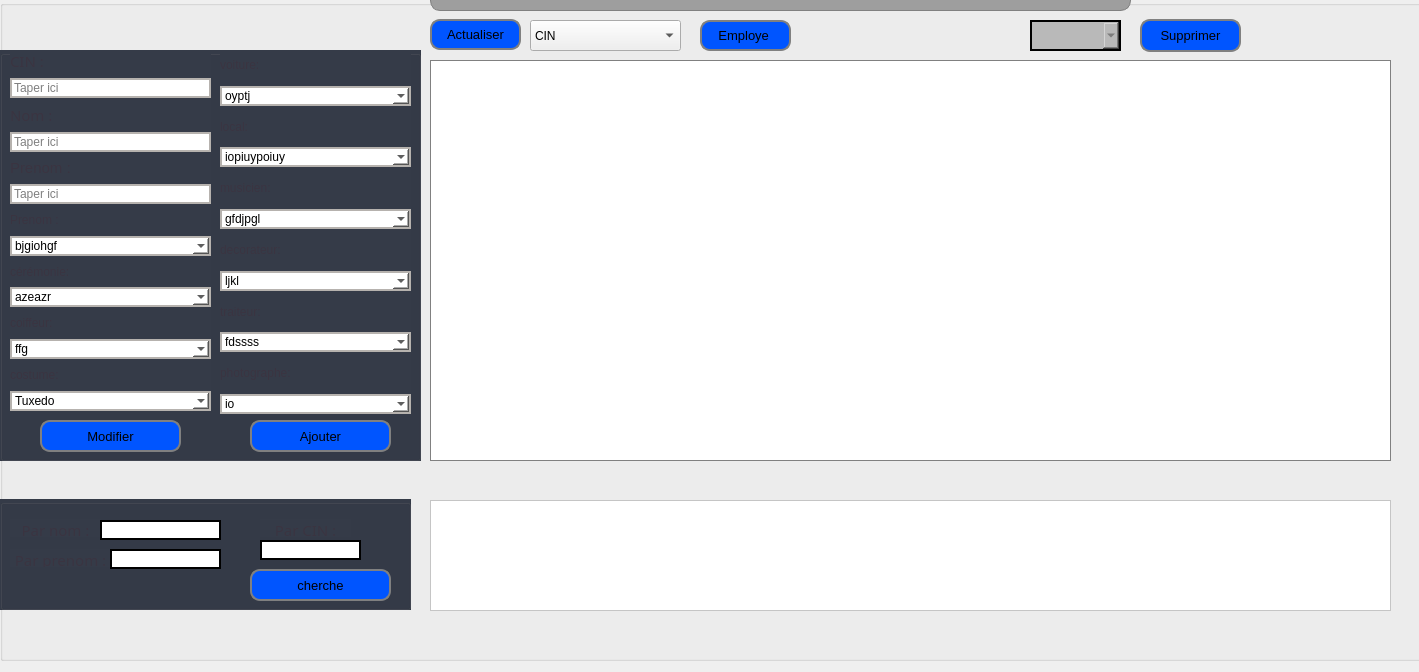
<?xml version="1.0" encoding="UTF-8"?>
<ui version="4.0">
 <class>cll</class>
 <widget class="QDialog" name="cll">
  <property name="geometry">
   <rect>
    <x>0</x>
    <y>0</y>
    <width>1419</width>
    <height>672</height>
   </rect>
  </property>
  <property name="windowTitle">
   <string>Dialog</string>
  </property>
  <widget class="QGroupBox" name="groupBox_2">
   <property name="geometry">
    <rect>
     <x>0</x>
     <y>0</y>
     <width>1431</width>
     <height>661</height>
    </rect>
   </property>
   <property name="styleSheet">
    <string notr="true">background-image: url(:/new/prefix1/image/103854343_259019528641376_3453490155072435271_n.jpg);
</string>
   </property>
   <property name="title">
    <string/>
   </property>
   <widget class="QLabel" name="label_10">
    <property name="geometry">
     <rect>
      <x>50</x>
      <y>530</y>
      <width>361</width>
      <height>21</height>
     </rect>
    </property>
    <property name="font">
     <font>
      <family>Bahnschrift</family>
      <pointsize>26</pointsize>
     </font>
    </property>
    <property name="text">
     <string>&lt;html&gt;&lt;head/&gt;&lt;body&gt;&lt;p align=&quot;center&quot;&gt;&lt;span style=&quot; font-size:15pt; color:#00007f;&quot;&gt;Chercher un client :&lt;/span&gt;&lt;/p&gt;&lt;/body&gt;&lt;/html&gt;</string>
    </property>
   </widget>
   <widget class="QPushButton" name="pushButton_2">
    <property name="geometry">
     <rect>
      <x>1170</x>
      <y>550</y>
      <width>60</width>
      <height>60</height>
     </rect>
    </property>
    <property name="styleSheet">
     <string notr="true">

border-radius: 20px;
padding : 0 8px;
 background-color: rgb(189, 189, 189);
font: 75 10pt &quot;MS Shell Dlg 2&quot;;</string>
    </property>
    <property name="text">
     <string/>
    </property>
    <property name="icon">
     <iconset>
      <normaloff>:/images/RSC/msg.png</normaloff>:/images/RSC/msg.png</iconset>
    </property>
    <property name="iconSize">
     <size>
      <width>60</width>
      <height>60</height>
     </size>
    </property>
   </widget>
   <widget class="QComboBox" name="tri">
    <property name="geometry">
     <rect>
      <x>530</x>
      <y>20</y>
      <width>151</width>
      <height>31</height>
     </rect>
    </property>
    <item>
     <property name="text">
      <string>CIN</string>
     </property>
    </item>
    <item>
     <property name="text">
      <string>NOM</string>
     </property>
    </item>
    <item>
     <property name="text">
      <string>PRENOM</string>
     </property>
    </item>
   </widget>
   <widget class="QTableView" name="tab">
    <property name="geometry">
     <rect>
      <x>430</x>
      <y>60</y>
      <width>961</width>
      <height>401</height>
     </rect>
    </property>
    <property name="font">
     <font>
      <family>Arial Black</family>
      <pointsize>8</pointsize>
      <weight>75</weight>
      <bold>true</bold>
     </font>
    </property>
    <property name="cursor" stdset="0">
     <cursorShape>CrossCursor</cursorShape>
    </property>
    <property name="autoFillBackground">
     <bool>true</bool>
    </property>
    <property name="styleSheet">
     <string notr="true">border:1px solid gray;
background-color: rgb(255, 255, 255);

</string>
    </property>
    <property name="frameShape">
     <enum>QFrame::StyledPanel</enum>
    </property>
    <property name="frameShadow">
     <enum>QFrame::Sunken</enum>
    </property>
    <property name="lineWidth">
     <number>8</number>
    </property>
    <property name="alternatingRowColors">
     <bool>true</bool>
    </property>
    <property name="showGrid">
     <bool>true</bool>
    </property>
    <property name="gridStyle">
     <enum>Qt::SolidLine</enum>
    </property>
    <attribute name="horizontalHeaderCascadingSectionResizes">
     <bool>false</bool>
    </attribute>
    <attribute name="horizontalHeaderDefaultSectionSize">
     <number>100</number>
    </attribute>
   </widget>
   <widget class="QPushButton" name="pb_supprimer">
    <property name="geometry">
     <rect>
      <x>1140</x>
      <y>19</y>
      <width>101</width>
      <height>33</height>
     </rect>
    </property>
    <property name="maximumSize">
     <size>
      <width>16777215</width>
      <height>16777215</height>
     </size>
    </property>
    <property name="font">
     <font>
      <family>MS Shell Dlg 2</family>
      <pointsize>10</pointsize>
      <weight>9</weight>
      <italic>false</italic>
      <bold>false</bold>
     </font>
    </property>
    <property name="styleSheet">
     <string notr="true">QPushButton {

border:2px solid gray;
border-radius: 10px;
padding : 0 8px;
background-color: rgb(0, 85, 255);
font: 75 10pt &quot;MS Shell Dlg 2&quot;;


}
QPushButton:hover {background-color: rgb(0, 0, 127);color: rgb(255, 255, 255);  }</string>
    </property>
    <property name="text">
     <string>Supprimer</string>
    </property>
    <property name="icon">
     <iconset>
      <normaloff>:/images/RSC/unnamed.png</normaloff>:/images/RSC/unnamed.png</iconset>
    </property>
   </widget>
   <widget class="QTableView" name="Stab">
    <property name="geometry">
     <rect>
      <x>430</x>
      <y>500</y>
      <width>961</width>
      <height>111</height>
     </rect>
    </property>
    <property name="styleSheet">
     <string notr="true">background-color: rgb(255, 255, 255);</string>
    </property>
   </widget>
   <widget class="QPushButton" name="pb_actualiser_2">
    <property name="geometry">
     <rect>
      <x>430</x>
      <y>19</y>
      <width>91</width>
      <height>31</height>
     </rect>
    </property>
    <property name="minimumSize">
     <size>
      <width>0</width>
      <height>31</height>
     </size>
    </property>
    <property name="font">
     <font>
      <family>MS Shell Dlg 2</family>
      <pointsize>10</pointsize>
      <weight>9</weight>
      <italic>false</italic>
      <bold>false</bold>
     </font>
    </property>
    <property name="toolTip">
     <string>&lt;html&gt;&lt;head/&gt;&lt;body&gt;&lt;p&gt;&lt;br/&gt;&lt;/p&gt;&lt;/body&gt;&lt;/html&gt;</string>
    </property>
    <property name="styleSheet">
     <string notr="true">QPushButton {

border:2px solid gray;
border-radius: 10px;
padding : 0 8px;
background-color: rgb(0, 85, 255);
font: 75 10pt &quot;MS Shell Dlg 2&quot;;


}
QPushButton:hover {background-color: rgb(0, 0, 127);color: rgb(255, 255, 255);  }</string>
    </property>
    <property name="text">
     <string>Actualiser</string>
    </property>
    <property name="icon">
     <iconset>
      <normaloff>:/RSC/RSC/unnamed (1).png</normaloff>:/RSC/RSC/unnamed (1).png</iconset>
    </property>
    <property name="iconSize">
     <size>
      <width>18</width>
      <height>18</height>
     </size>
    </property>
   </widget>
   <widget class="QGroupBox" name="groupBox_6">
    <property name="geometry">
     <rect>
      <x>0</x>
      <y>499</y>
      <width>411</width>
      <height>111</height>
     </rect>
    </property>
    <property name="styleSheet">
     <string notr="true">background-color: #353b48;</string>
    </property>
    <property name="title">
     <string/>
    </property>
    <widget class="QLabel" name="label_12">
     <property name="geometry">
      <rect>
       <x>260</x>
       <y>20</y>
       <width>91</width>
       <height>18</height>
      </rect>
     </property>
     <property name="font">
      <font>
       <family>Arial Rounded MT Bold</family>
       <pointsize>9</pointsize>
       <weight>50</weight>
       <italic>false</italic>
       <bold>false</bold>
      </font>
     </property>
     <property name="styleSheet">
      <string notr="true">color: rgb(255, 255, 255);
font: 9pt &quot;Arial Rounded MT Bold&quot;;</string>
     </property>
     <property name="text">
      <string>&lt;html&gt;&lt;head/&gt;&lt;body&gt;&lt;p align=&quot;center&quot;&gt;&lt;span style=&quot; font-size:11pt; color:#3a3441;&quot;&gt;Par CIN :&lt;/span&gt;&lt;/p&gt;&lt;/body&gt;&lt;/html&gt;</string>
     </property>
    </widget>
    <widget class="QLabel" name="label_13">
     <property name="geometry">
      <rect>
       <x>10</x>
       <y>20</y>
       <width>91</width>
       <height>18</height>
      </rect>
     </property>
     <property name="font">
      <font>
       <family>Arial Rounded MT Bold</family>
       <pointsize>11</pointsize>
       <weight>50</weight>
       <italic>false</italic>
       <bold>false</bold>
      </font>
     </property>
     <property name="styleSheet">
      <string notr="true">color: rgb(58, 52, 65);
font: 11pt &quot;Arial Rounded MT Bold&quot;;</string>
     </property>
     <property name="text">
      <string>&lt;html&gt;&lt;head/&gt;&lt;body&gt;&lt;p align=&quot;center&quot;&gt;&lt;span style=&quot; color:#3a3441;&quot;&gt;Par nom :&lt;/span&gt;&lt;/p&gt;&lt;/body&gt;&lt;/html&gt;</string>
     </property>
    </widget>
    <widget class="QLabel" name="label_7">
     <property name="geometry">
      <rect>
       <x>10</x>
       <y>50</y>
       <width>101</width>
       <height>18</height>
      </rect>
     </property>
     <property name="font">
      <font>
       <family>Arial Rounded MT Bold</family>
       <pointsize>9</pointsize>
       <weight>50</weight>
       <italic>false</italic>
       <bold>false</bold>
      </font>
     </property>
     <property name="styleSheet">
      <string notr="true">color: rgb(255, 255, 255);
font: 9pt &quot;Arial Rounded MT Bold&quot;;</string>
     </property>
     <property name="text">
      <string>&lt;html&gt;&lt;head/&gt;&lt;body&gt;&lt;p align=&quot;center&quot;&gt;&lt;span style=&quot; font-size:11pt; color:#3a3441;&quot;&gt;Par prenom :&lt;/span&gt;&lt;/p&gt;&lt;/body&gt;&lt;/html&gt;</string>
     </property>
    </widget>
    <widget class="QLineEdit" name="Sprenomtxt">
     <property name="geometry">
      <rect>
       <x>110</x>
       <y>50</y>
       <width>111</width>
       <height>20</height>
      </rect>
     </property>
     <property name="styleSheet">
      <string notr="true">


border-width :2px;
border-style :solid;
border-color: rgb(0, 0, 0);
background-color: rgb(255, 255, 255);

</string>
     </property>
    </widget>
    <widget class="QPushButton" name="pb_ok_3">
     <property name="geometry">
      <rect>
       <x>250</x>
       <y>70</y>
       <width>141</width>
       <height>32</height>
      </rect>
     </property>
     <property name="font">
      <font>
       <family>MS Shell Dlg 2</family>
       <pointsize>10</pointsize>
       <weight>9</weight>
       <italic>false</italic>
       <bold>false</bold>
      </font>
     </property>
     <property name="styleSheet">
      <string notr="true">QPushButton {

border:2px solid gray;
border-radius: 10px;
padding : 0 8px;
background-color: rgb(0, 85, 255);
font: 75 10pt &quot;MS Shell Dlg 2&quot;;


}
QPushButton:hover {background-color: rgb(0, 0, 127);color: rgb(255, 255, 255);  }</string>
     </property>
     <property name="text">
      <string>cherche</string>
     </property>
     <property name="icon">
      <iconset>
       <normaloff>:/images/RSC/unnamed (1).png</normaloff>:/images/RSC/unnamed (1).png</iconset>
     </property>
    </widget>
   </widget>
   <widget class="QComboBox" name="supptxt">
    <property name="geometry">
     <rect>
      <x>1030</x>
      <y>20</y>
      <width>91</width>
      <height>31</height>
     </rect>
    </property>
    <property name="styleSheet">
     <string notr="true">
font: 75 10pt &quot;MS Shell Dlg 2&quot;;
font: 75 10pt &quot;MS Shell Dlg 2&quot;;

border-width :2px;
border-style :solid;
border-color: rgb(0, 0, 0);
background-color: rgb(185, 185, 185);
color: rgb(90, 90, 90);
</string>
    </property>
   </widget>
   <widget class="QLineEdit" name="SCIN">
    <property name="geometry">
     <rect>
      <x>260</x>
      <y>540</y>
      <width>101</width>
      <height>20</height>
     </rect>
    </property>
    <property name="styleSheet">
     <string notr="true">


border-width :2px;
border-style :solid;
border-color: rgb(0, 0, 0);
background-color: rgb(255, 255, 255);

</string>
    </property>
   </widget>
   <widget class="QLineEdit" name="Snomtxt">
    <property name="geometry">
     <rect>
      <x>100</x>
      <y>520</y>
      <width>121</width>
      <height>20</height>
     </rect>
    </property>
    <property name="styleSheet">
     <string notr="true">


border-width :2px;
border-style :solid;
border-color: rgb(0, 0, 0);
background-color: rgb(255, 255, 255);

</string>
    </property>
   </widget>
   <widget class="QGroupBox" name="groupBox_3">
    <property name="geometry">
     <rect>
      <x>0</x>
      <y>50</y>
      <width>421</width>
      <height>411</height>
     </rect>
    </property>
    <property name="styleSheet">
     <string notr="true">background-color: #353b48;</string>
    </property>
    <property name="title">
     <string/>
    </property>
    <widget class="QWidget" name="layoutWidget_2">
     <property name="geometry">
      <rect>
       <x>10</x>
       <y>0</y>
       <width>201</width>
       <height>361</height>
      </rect>
     </property>
     <layout class="QGridLayout" name="gridLayout_3">
      <item row="9" column="0">
       <widget class="QLabel" name="label_19">
        <property name="styleSheet">
         <string notr="true">color: rgb(58, 52, 65);
font: 11pt &quot;Arial Rounded MT Bold&quot;;</string>
        </property>
        <property name="text">
         <string>cérémonie:</string>
        </property>
       </widget>
      </item>
      <item row="3" column="0">
       <widget class="QLabel" name="label_3">
        <property name="font">
         <font>
          <family>Arial Rounded MT Bold</family>
          <pointsize>12</pointsize>
          <weight>50</weight>
          <italic>false</italic>
          <bold>false</bold>
         </font>
        </property>
        <property name="styleSheet">
         <string notr="true">color: rgb(255, 255, 255);
font: 12pt &quot;Arial Rounded MT Bold&quot;;</string>
        </property>
        <property name="text">
         <string>&lt;html&gt;&lt;head/&gt;&lt;body&gt;&lt;p&gt;&lt;span style=&quot; font-size:11pt; color:#3a3441;&quot;&gt;Nom :&lt;/span&gt;&lt;/p&gt;&lt;/body&gt;&lt;/html&gt;</string>
        </property>
       </widget>
      </item>
      <item row="4" column="0">
       <widget class="QLineEdit" name="nomtxt">
        <property name="styleSheet">
         <string notr="true">

border-width :2px;
border-style :solid;
border-color: rgb(182, 178, 174);
background-color: rgb(255, 255, 255);


</string>
        </property>
        <property name="text">
         <string/>
        </property>
        <property name="placeholderText">
         <string>Taper ici</string>
        </property>
       </widget>
      </item>
      <item row="1" column="0">
       <widget class="QLabel" name="label_14">
        <property name="font">
         <font>
          <family>Arial Rounded MT Bold</family>
          <pointsize>12</pointsize>
          <weight>50</weight>
          <italic>false</italic>
          <bold>false</bold>
         </font>
        </property>
        <property name="styleSheet">
         <string notr="true">color: rgb(255, 255, 255);
font: 12pt &quot;Arial Rounded MT Bold&quot;;</string>
        </property>
        <property name="text">
         <string>&lt;html&gt;&lt;head/&gt;&lt;body&gt;&lt;p&gt;&lt;span style=&quot; font-size:11pt; color:#3a3441;&quot;&gt;CIN :&lt;/span&gt;&lt;/p&gt;&lt;/body&gt;&lt;/html&gt;</string>
        </property>
       </widget>
      </item>
      <item row="13" column="0">
       <widget class="QLabel" name="label_21">
        <property name="styleSheet">
         <string notr="true">color: rgb(58, 52, 65);
font: 11pt &quot;Arial Rounded MT Bold&quot;;</string>
        </property>
        <property name="text">
         <string>costume:</string>
        </property>
       </widget>
      </item>
      <item row="6" column="0">
       <widget class="QLineEdit" name="prenomtxt">
        <property name="styleSheet">
         <string notr="true">

border-width :2px;
border-style :solid;
border-color: rgb(182, 178, 174);
background-color: rgb(255, 255, 255);

</string>
        </property>
        <property name="placeholderText">
         <string>Taper ici</string>
        </property>
       </widget>
      </item>
      <item row="5" column="0">
       <widget class="QLabel" name="label_16">
        <property name="styleSheet">
         <string notr="true">color: rgb(255, 255, 255);
font: 12pt &quot;Arial Rounded MT Bold&quot;;</string>
        </property>
        <property name="text">
         <string>&lt;html&gt;&lt;head/&gt;&lt;body&gt;&lt;p&gt;&lt;span style=&quot; font-size:11pt; color:#3a3441;&quot;&gt;Prenom :&lt;/span&gt;&lt;/p&gt;&lt;/body&gt;&lt;/html&gt;</string>
        </property>
       </widget>
      </item>
      <item row="11" column="0">
       <widget class="QLabel" name="label_20">
        <property name="styleSheet">
         <string notr="true">color: rgb(58, 52, 65);
font: 11pt &quot;Arial Rounded MT Bold&quot;;</string>
        </property>
        <property name="text">
         <string>coiffeur:</string>
        </property>
       </widget>
      </item>
      <item row="2" column="0">
       <widget class="QLineEdit" name="cintxt">
        <property name="styleSheet">
         <string notr="true">
border-width :2px;
border-style :solid;
border-color: rgb(182, 178, 174);
background-color: rgb(255, 255, 255);


</string>
        </property>
        <property name="placeholderText">
         <string>Taper ici</string>
        </property>
       </widget>
      </item>
      <item row="7" column="0">
       <widget class="QLabel" name="label_18">
        <property name="styleSheet">
         <string notr="true">color: rgb(58, 52, 65);
font: 11pt &quot;Arial Rounded MT Bold&quot;;

</string>
        </property>
        <property name="text">
         <string>Prenom :</string>
        </property>
       </widget>
      </item>
      <item row="12" column="0">
       <widget class="QComboBox" name="coi">
        <property name="styleSheet">
         <string notr="true">
border-width :2px;
border-style :solid;
border-color: rgb(182, 178, 174);
background-color: rgb(255, 255, 255);

</string>
        </property>
        <item>
         <property name="text">
          <string>ffg</string>
         </property>
        </item>
        <item>
         <property name="text">
          <string>gdfhd</string>
         </property>
        </item>
       </widget>
      </item>
      <item row="10" column="0">
       <widget class="QComboBox" name="certxt">
        <property name="styleSheet">
         <string notr="true">


border-width :2px;
border-style :solid;
border-color: rgb(182, 178, 174);
background-color: rgb(255, 255, 255);

</string>
        </property>
        <item>
         <property name="text">
          <string>azeazr</string>
         </property>
        </item>
        <item>
         <property name="text">
          <string>hjkb</string>
         </property>
        </item>
       </widget>
      </item>
      <item row="8" column="0">
       <widget class="QComboBox" name="off">
        <property name="styleSheet">
         <string notr="true">
border-width :2px;
border-style :solid;
border-color: rgb(182, 178, 174);
background-color: rgb(255, 255, 255);
</string>
        </property>
        <item>
         <property name="text">
          <string>bjgiohgf</string>
         </property>
        </item>
        <item>
         <property name="text">
          <string>fds</string>
         </property>
        </item>
       </widget>
      </item>
      <item row="14" column="0">
       <widget class="QComboBox" name="cost">
        <property name="styleSheet">
         <string notr="true">
border-width :2px;
border-style :solid;
border-color: rgb(182, 178, 174);
background-color: rgb(255, 255, 255);

</string>
        </property>
        <item>
         <property name="text">
          <string>Tuxedo</string>
         </property>
        </item>
        <item>
         <property name="text">
          <string>Smoking</string>
         </property>
        </item>
        <item>
         <property name="text">
          <string>Coupure Italien</string>
         </property>
        </item>
       </widget>
      </item>
     </layout>
    </widget>
    <widget class="QWidget" name="gridLayoutWidget_2">
     <property name="geometry">
      <rect>
       <x>220</x>
       <y>0</y>
       <width>191</width>
       <height>364</height>
      </rect>
     </property>
     <layout class="QGridLayout" name="gridLayout_4">
      <item row="3" column="0">
       <widget class="QComboBox" name="loc">
        <property name="styleSheet">
         <string notr="true">
border-width :2px;
border-style :solid;
border-color: rgb(182, 178, 174);
background-color: rgb(255, 255, 255);
</string>
        </property>
        <item>
         <property name="text">
          <string>iopiuypoiuy</string>
         </property>
        </item>
        <item>
         <property name="text">
          <string>cbn,vx</string>
         </property>
        </item>
       </widget>
      </item>
      <item row="4" column="0">
       <widget class="QLabel" name="label_27">
        <property name="styleSheet">
         <string notr="true">color: rgb(58, 52, 65);
font: 11pt &quot;Arial Rounded MT Bold&quot;;</string>
        </property>
        <property name="text">
         <string>musicien:</string>
        </property>
       </widget>
      </item>
      <item row="11" column="0">
       <widget class="QComboBox" name="pho">
        <property name="styleSheet">
         <string notr="true">
border-width :2px;
border-style :solid;
border-color: rgb(182, 178, 174);
background-color: rgb(255, 255, 255);
</string>
        </property>
        <item>
         <property name="text">
          <string>io</string>
         </property>
        </item>
        <item>
         <property name="text">
          <string>jk</string>
         </property>
        </item>
       </widget>
      </item>
      <item row="8" column="0">
       <widget class="QLabel" name="label_25">
        <property name="styleSheet">
         <string notr="true">color: rgb(58, 52, 65);
font: 11pt &quot;Arial Rounded MT Bold&quot;;</string>
        </property>
        <property name="text">
         <string>traiteur:</string>
        </property>
       </widget>
      </item>
      <item row="6" column="0">
       <widget class="QLabel" name="label_26">
        <property name="styleSheet">
         <string notr="true">color: rgb(58, 52, 65);
font: 11pt &quot;Arial Rounded MT Bold&quot;;</string>
        </property>
        <property name="text">
         <string>decorateur:</string>
        </property>
       </widget>
      </item>
      <item row="9" column="0">
       <widget class="QComboBox" name="trait">
        <property name="styleSheet">
         <string notr="true">
border-width :2px;
border-style :solid;
border-color: rgb(182, 178, 174);
background-color: rgb(255, 255, 255);
</string>
        </property>
        <item>
         <property name="text">
          <string>fdssss</string>
         </property>
        </item>
        <item>
         <property name="text">
          <string>gff</string>
         </property>
        </item>
       </widget>
      </item>
      <item row="2" column="0">
       <widget class="QLabel" name="label_28">
        <property name="styleSheet">
         <string notr="true">color: rgb(58, 52, 65);
font: 11pt &quot;Arial Rounded MT Bold&quot;;</string>
        </property>
        <property name="text">
         <string>local:</string>
        </property>
       </widget>
      </item>
      <item row="1" column="0">
       <widget class="QComboBox" name="voit">
        <property name="styleSheet">
         <string notr="true">
border-width :2px;
border-style :solid;
border-color: rgb(182, 178, 174);
background-color: rgb(255, 255, 255);
</string>
        </property>
        <item>
         <property name="text">
          <string>oyptj</string>
         </property>
        </item>
        <item>
         <property name="text">
          <string>wbxn,</string>
         </property>
        </item>
       </widget>
      </item>
      <item row="0" column="0">
       <widget class="QLabel" name="label_29">
        <property name="styleSheet">
         <string notr="true">color: rgb(58, 52, 65);
font: 11pt &quot;Arial Rounded MT Bold&quot;;</string>
        </property>
        <property name="text">
         <string>voiture:</string>
        </property>
       </widget>
      </item>
      <item row="10" column="0">
       <widget class="QLabel" name="label_24">
        <property name="styleSheet">
         <string notr="true">color: rgb(58, 52, 65);
font: 11pt &quot;Arial Rounded MT Bold&quot;;</string>
        </property>
        <property name="text">
         <string>photographe:</string>
        </property>
       </widget>
      </item>
      <item row="5" column="0">
       <widget class="QComboBox" name="mus">
        <property name="styleSheet">
         <string notr="true">
border-width :2px;
border-style :solid;
border-color: rgb(182, 178, 174);
background-color: rgb(255, 255, 255);
</string>
        </property>
        <item>
         <property name="text">
          <string>gfdjpgl</string>
         </property>
        </item>
        <item>
         <property name="text">
          <string>jlhgjghjg</string>
         </property>
        </item>
       </widget>
      </item>
      <item row="7" column="0">
       <widget class="QComboBox" name="deco">
        <property name="styleSheet">
         <string notr="true">
border-width :2px;
border-style :solid;
border-color: rgb(182, 178, 174);
background-color: rgb(255, 255, 255);
</string>
        </property>
        <item>
         <property name="text">
          <string>ljkl</string>
         </property>
        </item>
        <item>
         <property name="text">
          <string>gldmhg</string>
         </property>
        </item>
       </widget>
      </item>
     </layout>
    </widget>
    <widget class="QPushButton" name="pb_ok_2">
     <property name="geometry">
      <rect>
       <x>250</x>
       <y>370</y>
       <width>141</width>
       <height>32</height>
      </rect>
     </property>
     <property name="font">
      <font>
       <family>MS Shell Dlg 2</family>
       <pointsize>10</pointsize>
       <weight>9</weight>
       <italic>false</italic>
       <bold>false</bold>
      </font>
     </property>
     <property name="styleSheet">
      <string notr="true">QPushButton {

border:2px solid gray;
border-radius: 10px;
padding : 0 8px;
background-color: rgb(0, 85, 255);
font: 75 10pt &quot;MS Shell Dlg 2&quot;;


}
QPushButton:hover {background-color: rgb(0, 0, 127);color: rgb(255, 255, 255);  }</string>
     </property>
     <property name="text">
      <string>Ajouter</string>
     </property>
     <property name="icon">
      <iconset>
       <normaloff>:/images/RSC/unnamed (1).png</normaloff>:/images/RSC/unnamed (1).png</iconset>
     </property>
    </widget>
    <widget class="QPushButton" name="pb_modifierp_2">
     <property name="geometry">
      <rect>
       <x>40</x>
       <y>370</y>
       <width>141</width>
       <height>32</height>
      </rect>
     </property>
     <property name="font">
      <font>
       <family>MS Shell Dlg 2</family>
       <pointsize>10</pointsize>
       <weight>9</weight>
       <italic>false</italic>
       <bold>false</bold>
      </font>
     </property>
     <property name="styleSheet">
      <string notr="true">QPushButton {

border:2px solid gray;
border-radius: 10px;
padding : 0 8px;
background-color: rgb(0, 85, 255);
font: 75 10pt &quot;MS Shell Dlg 2&quot;;


}
QPushButton:hover {background-color: rgb(0, 0, 127);color: rgb(255, 255, 255);  }</string>
     </property>
     <property name="text">
      <string>Modifier</string>
     </property>
     <property name="icon">
      <iconset>
       <normaloff>:/images/RSC/edit.png</normaloff>:/images/RSC/edit.png</iconset>
     </property>
     <property name="iconSize">
      <size>
       <width>18</width>
       <height>18</height>
      </size>
     </property>
    </widget>
   </widget>
   <widget class="QLabel" name="label_17">
    <property name="geometry">
     <rect>
      <x>430</x>
      <y>-50</y>
      <width>701</width>
      <height>61</height>
     </rect>
    </property>
    <property name="font">
     <font>
      <family>Bahnschrift Condensed</family>
      <pointsize>26</pointsize>
      <italic>false</italic>
      <underline>true</underline>
     </font>
    </property>
    <property name="cursor">
     <cursorShape>ArrowCursor</cursorShape>
    </property>
    <property name="layoutDirection">
     <enum>Qt::LeftToRight</enum>
    </property>
    <property name="autoFillBackground">
     <bool>false</bool>
    </property>
    <property name="styleSheet">
     <string notr="true">border:1px solid gray;
border-radius: 10px;
padding : 0 8px;
background-color: rgb(158, 158, 158);</string>
    </property>
    <property name="frameShape">
     <enum>QFrame::StyledPanel</enum>
    </property>
    <property name="frameShadow">
     <enum>QFrame::Plain</enum>
    </property>
    <property name="lineWidth">
     <number>5</number>
    </property>
    <property name="midLineWidth">
     <number>5</number>
    </property>
    <property name="text">
     <string>&lt;!DOCTYPE HTML PUBLIC &quot;-//W3C//DTD HTML 4.0//EN&quot; &quot;http://www.w3.org/TR/REC-html40/strict.dtd&quot;&gt;
&lt;html&gt;&lt;head&gt;&lt;meta name=&quot;qrichtext&quot; content=&quot;1&quot; /&gt;&lt;style type=&quot;text/css&quot;&gt;
p, li { white-space: pre-wrap; }
&lt;/style&gt;&lt;/head&gt;&lt;body style=&quot; font-family:'Bahnschrift Condensed'; font-size:26pt; font-weight:400; font-style:normal;&quot;&gt;
&lt;p align=&quot;center&quot; style=&quot; margin-top:12px; margin-bottom:12px; margin-left:0px; margin-right:0px; -qt-block-indent:0; text-indent:0px;&quot;&gt;&lt;span style=&quot; font-family:'Bahnschrift'; font-size:28pt; font-weight:600; color:#00007f;&quot;&gt;Gestion Clientèle  :&lt;/span&gt;&lt;/p&gt;&lt;/body&gt;&lt;/html&gt;</string>
    </property>
    <property name="textFormat">
     <enum>Qt::AutoText</enum>
    </property>
    <property name="scaledContents">
     <bool>false</bool>
    </property>
    <property name="wordWrap">
     <bool>false</bool>
    </property>
    <property name="openExternalLinks">
     <bool>false</bool>
    </property>
   </widget>
   <widget class="QPushButton" name="emchiemp">
    <property name="geometry">
     <rect>
      <x>700</x>
      <y>20</y>
      <width>91</width>
      <height>31</height>
     </rect>
    </property>
    <property name="minimumSize">
     <size>
      <width>0</width>
      <height>31</height>
     </size>
    </property>
    <property name="font">
     <font>
      <family>MS Shell Dlg 2</family>
      <pointsize>10</pointsize>
      <weight>9</weight>
      <italic>false</italic>
      <bold>false</bold>
     </font>
    </property>
    <property name="toolTip">
     <string>&lt;html&gt;&lt;head/&gt;&lt;body&gt;&lt;p&gt;&lt;br/&gt;&lt;/p&gt;&lt;/body&gt;&lt;/html&gt;</string>
    </property>
    <property name="styleSheet">
     <string notr="true">QPushButton {

border:2px solid gray;
border-radius: 10px;
padding : 0 8px;
background-color: rgb(0, 85, 255);
font: 75 10pt &quot;MS Shell Dlg 2&quot;;


}
QPushButton:hover {background-color: rgb(0, 0, 127);color: rgb(255, 255, 255);  }</string>
    </property>
    <property name="text">
     <string>Employe </string>
    </property>
    <property name="icon">
     <iconset>
      <normaloff>:/RSC/RSC/unnamed (1).png</normaloff>:/RSC/RSC/unnamed (1).png</iconset>
    </property>
    <property name="iconSize">
     <size>
      <width>18</width>
      <height>18</height>
     </size>
    </property>
   </widget>
  </widget>
 </widget>
 <resources/>
 <connections/>
</ui>
